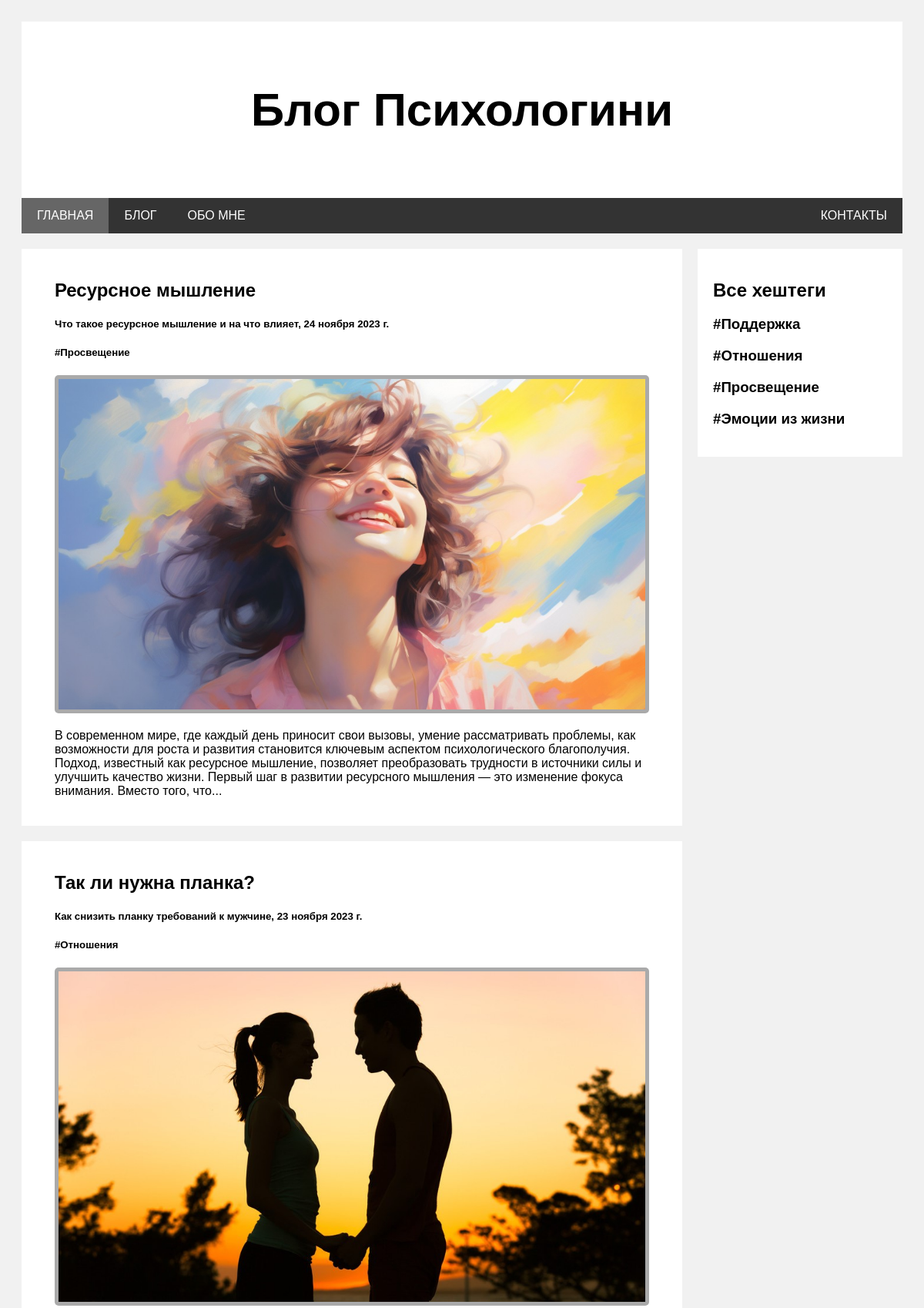
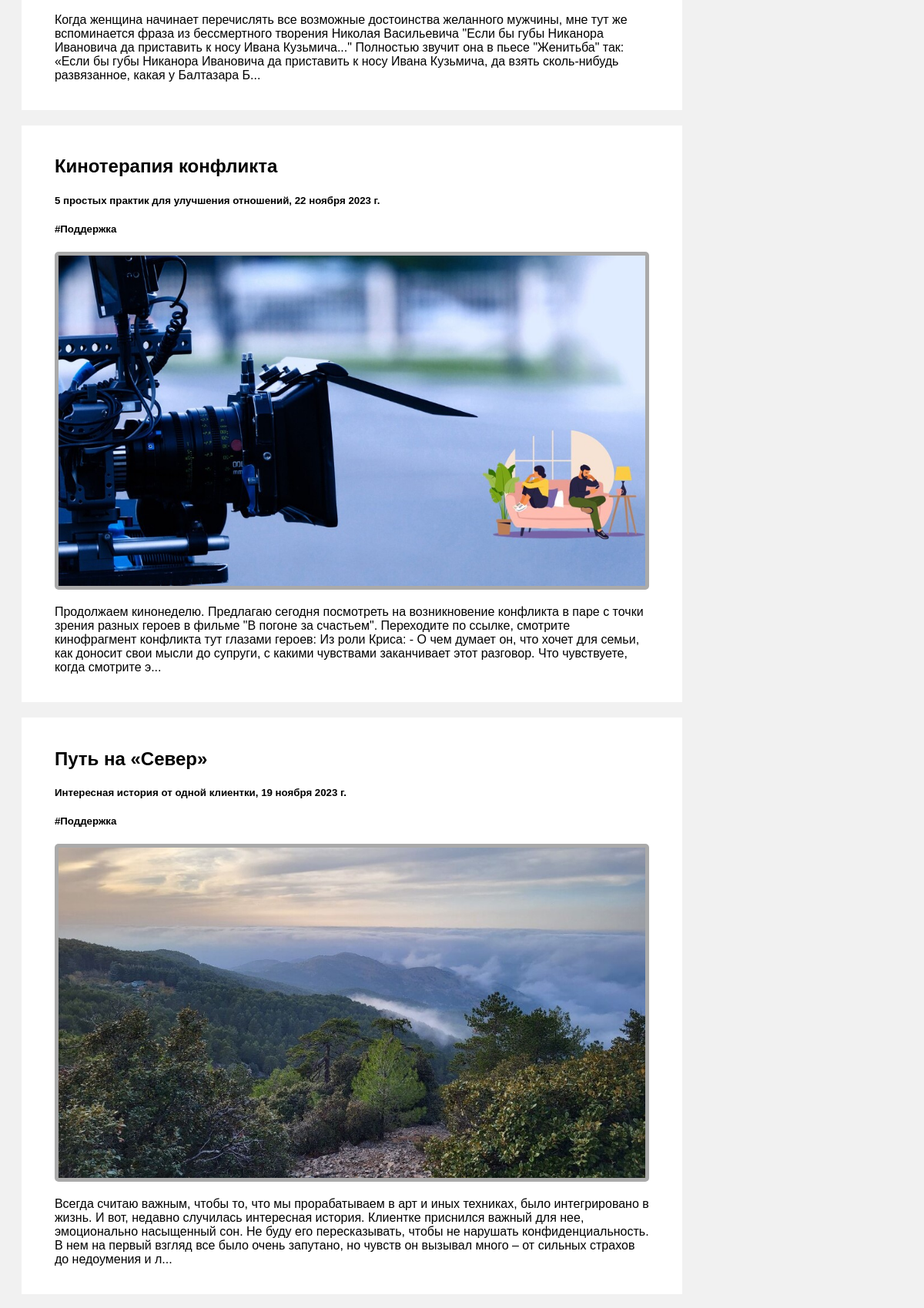
The page /posts (upper part) on the database its author committed (2 pictures, top to bottom).
### blog/models.py (models this page shows, shortened)
class Post(models.Model):
    title = models.CharField(max_length=30, verbose_name="Название")
    description = models.CharField(max_length=50, verbose_name="Описание")
    date = models.DateField(verbose_name="Дата")
    content = models.TextField(verbose_name="Контент")
    hashtag = models.ManyToManyField(Hashtag, verbose_name="Хештег", blank=True)
    image = models.FileField(
        upload_to="jpeg", verbose_name="Изображение", blank=True, null=True
    )
    slug = models.SlugField(null=False, db_index=True)
    def get_url(self):
        return reverse("post_details", args=[self.slug])

class Hashtag(models.Model):
    title = models.CharField(max_length=20, verbose_name="Хештег")
    slug = models.SlugField(null=False, db_index=True)
    def get_url(self):
        return reverse("hashtag_details", args=[self.slug])

### blog/views.py (the view)
# urls.py: path("posts", views.get_info_all_posts, name="all_posts"),
def get_info_all_posts(request):
    context = {"posts": Post.objects.order_by("-date")}
    return render(request, "blog/list_post.html", context)

### context_processors/get_hashtags.py (called while the page is built)
def get_hashtags(request):
    return {"hashtags": Hashtag.objects.all()}

### blog/templates/blog/list_post.html
{% extends 'base.html' %}
{% block content %}
    <div class="leftcolumn">
        {% for sign_post in posts %}
            <div class="card">
                <a href="{{ sign_post.get_url }}"><h2>{{ sign_post.title }}</h2></a>
                <h5>{{ sign_post.description }}, {{ sign_post.date }}</h5>
                <h5>
                    {% for hashtag in sign_post.hashtag.all %}
                        <a href="{{ hashtag.get_url }}">#{{ hashtag.title }}</a>
                    {% endfor %}
                </h5>
                <img class="image" src="{{ sign_post.image.url }}" alt="Изображение не прикреплено">
                <p>{{ sign_post.content|slice:':400'}}...</p>
            </div>
        {% endfor %}
    </div>
{% endblock %}

### templates/includes/right_column.html
<div class="rightcolumn">
    <div class="card">
        <h2>Все хештеги</h2>
        <ul>
            {% for hashtag in hashtags%}
                <li><a href="{{ hashtag.get_url }}"><h3>#{{ hashtag.title }}</h3></a></li>
            {% endfor %}
        </ul>
    </div>
</div>

### static/css/base.css (style rules this page uses)
* { box-sizing: border-box; }
body { font-family: Arial; padding: 20px; background: #f1f1f1; }
.leftcolumn { float: left; width: 75%; }
.rightcolumn { float: left; width: 25%; padding-left: 20px; }
.image { background-color: #aaa; width: 100%; padding: 5px; border-radius: 5px; }
.card { background-color: white; padding: 20px; margin-top: 20px; }
.leftcolumn .card { padding: 20px 5% 20px 5%; }
a { color: black; text-decoration: none; }
li { list-style-type: none; }
ul { padding-left: 0; }

### rows shown on the page
Post: title "Ресурсное мышление", description "Что такое ресурсное мышление и на что влияет", date "24 ноября 2023 г.", image (picture), content "В современном мире, где каждый день приносит свои вызовы, умение рассматривать проблемы, как возможности для роста и развития становится ключевым аспектом психологического благополучия. Подход, известный как ресурсное мышление, позволяет преобразовать трудности в источники силы и улучшить качество жизни. Первый шаг в развитии ресурсного мышления — это изменение фокуса внимания. Вместо того, что"
Hashtag: title "Просвещение"
Post: title "Так ли нужна планка?", description "Как снизить планку требований к мужчине", date "23 ноября 2023 г.", image (picture), content "Когда женщина начинает перечислять все возможные достоинства желанного мужчины, мне тут же вспоминается фраза из бессмертного творения Николая Васильевича \"Если бы губы Никанора Ивановича да приставить к носу Ивана Кузьмича...\" Полностью звучит она в пьесе \"Женитьба\" так: «Если бы губы Никанора Ивановича да приставить к носу Ивана Кузьмича, да взять сколь-нибудь развязанное, какая у Балтазара Б"
Hashtag: title "Отношения"
Post: title "Кинотерапия конфликта", description "5 простых практик для улучшения отношений", date "22 ноября 2023 г.", image (picture), content "Продолжаем кинонеделю. Предлагаю сегодня посмотреть на возникновение конфликта в паре с точки зрения разных героев в фильме \"В погоне за счастьем\". Переходите по ссылке, смотрите кинофрагмент конфликта тут глазами героев: Из роли Криса: - О чем думает он, что хочет для семьи, как доносит свои мысли до супруги, с какими чувствами заканчивает этот разговор. Что чувствуете, когда смотрите э"
Hashtag: title "Поддержка"
Post: title "Путь на «Север»", description "Интересная история от одной клиентки", date "19 ноября 2023 г.", image (picture), content "Всегда считаю важным, чтобы то, что мы прорабатываем в арт и иных техниках, было интегрировано в жизнь. И вот, недавно случилась интересная история. Клиентке приснился важный для нее, эмоционально насыщенный сон. Не буду его пересказывать, чтобы не нарушать конфиденциальность. В нем на первый взгляд все было очень запутано, но чувств он вызывал много – от сильных страхов до недоумения и л"
Hashtag: title "Эмоции из жизни"
